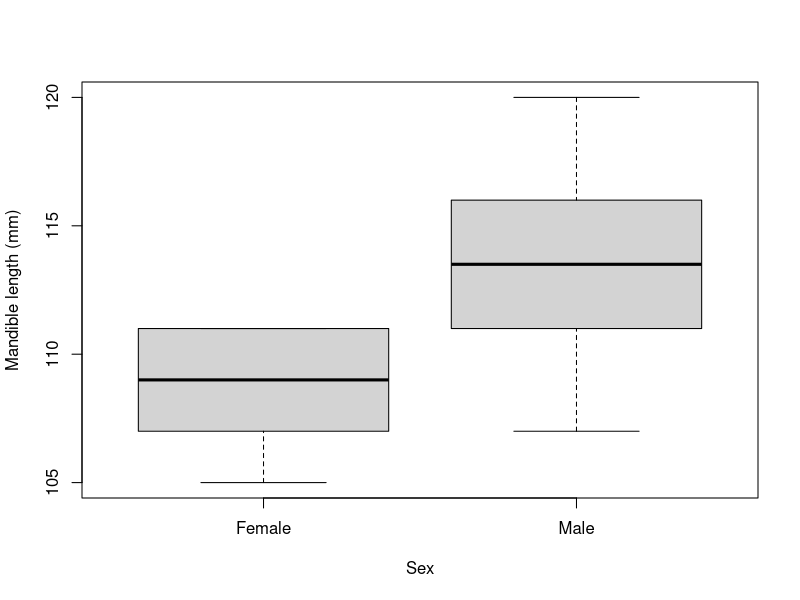

Recreate this plot in R.
## ---- chunk 1
jackals <- data.frame(
  mandible=c(120, 107, 110, 116, 114, 111, 113, 117, 114, 112,
           110, 111, 107, 108, 110, 105, 107, 106, 111, 111),
  sex=rep(c("Male", "Female"), each=10))
boxplot(mandible ~ sex, jackals, xlab="Sex", ylab="Mandible length (mm)")
## ---- chunk 2
mod <- lm(mandible ~ sex, jackals)
summary(mod)
difference.observed <- mod$coefficients[["sexMale"]]
## ---- chunk 3
randomized.difference <- function(x, k) {
  n <- length(x)
  x.random <- sample(x, n, replace=FALSE)
  return(mean(x.random[1:k]) - mean(x.random[(k + 1):n]))
}
## ---- chunk 4
set.seed(70)
n.shuffles <- 4029
n.males <- sum(jackals$sex == "Male")
differences <- rep(0, n.shuffles)
for (i in 1:n.shuffles) {
  differences[i] <- randomized.difference(jackals$mandible, n.males)
}

p.rand <- (sum(differences >= difference.observed) + 1) / (n.shuffles + 1)
